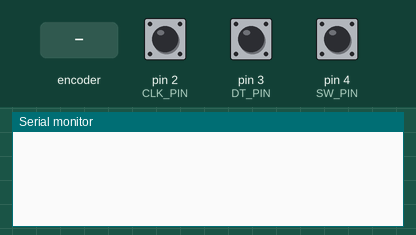
A sketch run on a simulated Arduino Uno, built with avr-gcc and run on an emulated ATmega328P. On the bench: the last lines printed to the serial monitor. Inputs (shaded band) come from the test bench; at power-on: pin 4 (SW_PIN) HIGH, pin 2 (CLK_PIN) HIGH, pin 3 (DT_PIN) HIGH.

Above: at 1.2 s.
1.3 s: rotary encoder on pin 2 (CLK_PIN) / pin 3 (DT_PIN) turned 1 step (first pin leading)
At 2.6 s:
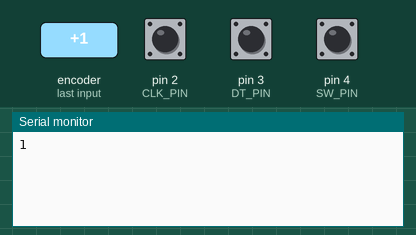
3.0 s: pin 4 (SW_PIN) pulled LOW for 0.15 s
At 4.0 s:
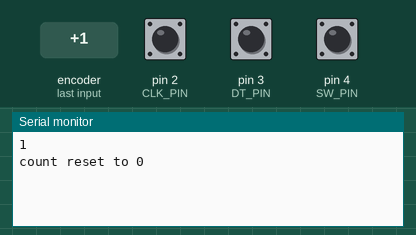
4.6 s: rotary encoder on pin 2 (CLK_PIN) / pin 3 (DT_PIN) turned 3 steps (first pin leading)
At 5.5 s:
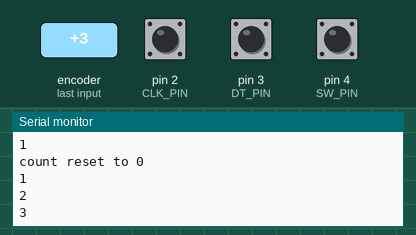
Timing chart, 0 to 7.6 s (numbered marks = the images above; inputs shaded):
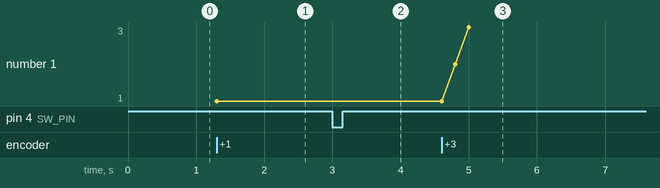

Measured:
- after the input at 1.3 s, the serial monitor: prints a new line at once (image 1)
- after the input at 3.0 s, the serial monitor: prints a new line at once (image 2)
- after the input at 4.6 s, the serial monitor: prints a new line at once (image 3)
- plotted number 1: 1 → 3 after the input at 4.6 s

The sketch:

19.Rotary_Encoder.ino
```cpp
#define SERIAL_BAUDRATE 115200
#define CLK_PIN 2 // define connection pin
#define DT_PIN 3
#define SW_PIN 4

#define interruptA 0 // UNO pin2 is interrupt 0，refer to the official website of other board

volatile long count = 0;
unsigned long t = 0;

void setup() {
  Serial.begin(SERIAL_BAUDRATE);
  // when the state is down, the rotary encoder is rotated.
  attachInterrupt(interruptA, rotaryEncoderChanged, FALLING);
  pinMode(CLK_PIN, INPUT_PULLUP); // Input mode and enable internal pull up resistor
  pinMode(DT_PIN, INPUT_PULLUP);
  pinMode(SW_PIN, INPUT_PULLUP);
}
void loop() {
  if(digitalRead(SW_PIN) == LOW){ // Press the switch, return to zero
     count = 0;
     Serial.println("count reset to 0");
     delay(300);
  }
}
void rotaryEncoderChanged(){ // when CLK_PIN is FALLING
  unsigned long temp = millis();
  if(temp - t < 200) // remove bounce
    return;
  t = temp;

  // DT_PIN state represents a forward or reverse.
  count += digitalRead(DT_PIN) == HIGH ? 1 : -1;
  Serial.println(count);
}
```
